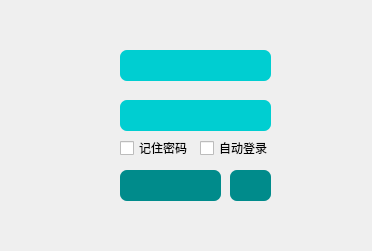
<?xml version="1.0" encoding="UTF-8"?>
<ui version="4.0">
 <class>Form</class>
 <widget class="QWidget" name="Form">
  <property name="geometry">
   <rect>
    <x>0</x>
    <y>0</y>
    <width>372</width>
    <height>251</height>
   </rect>
  </property>
  <property name="windowTitle">
   <string>Form</string>
  </property>
  <property name="styleSheet">
   <string notr="true"/>
  </property>
  <widget class="QPushButton" name="pushButton">
   <property name="geometry">
    <rect>
     <x>120</x>
     <y>170</y>
     <width>101</width>
     <height>31</height>
    </rect>
   </property>
   <property name="styleSheet">
    <string notr="true">QPushButton{
    color:White;
    border-radius: 7px;
    font-family:微软雅黑;
    background:#008B8B;
    border:1px;
}
QPushButton:hover{
    background:#00CED1;
}
QPushButton:pressed{
    background:#00CED1;
}</string>
   </property>
   <property name="text">
    <string/>
   </property>
   <property name="icon">
    <iconset resource="../img/login/login.qrc">
     <normaloff>:/log.png</normaloff>:/log.png</iconset>
   </property>
   <property name="iconSize">
    <size>
     <width>32</width>
     <height>32</height>
    </size>
   </property>
   <property name="checkable">
    <bool>false</bool>
   </property>
   <property name="autoRepeat">
    <bool>false</bool>
   </property>
   <property name="autoExclusive">
    <bool>false</bool>
   </property>
  </widget>
  <widget class="QLineEdit" name="lineEdit">
   <property name="geometry">
    <rect>
     <x>120</x>
     <y>50</y>
     <width>151</width>
     <height>31</height>
    </rect>
   </property>
   <property name="autoFillBackground">
    <bool>false</bool>
   </property>
   <property name="styleSheet">
    <string notr="true">border:1px;border-radius: 7px;background:#00CED1</string>
   </property>
   <property name="frame">
    <bool>false</bool>
   </property>
  </widget>
  <widget class="QLineEdit" name="lineEdit_2">
   <property name="geometry">
    <rect>
     <x>120</x>
     <y>100</y>
     <width>151</width>
     <height>31</height>
    </rect>
   </property>
   <property name="autoFillBackground">
    <bool>false</bool>
   </property>
   <property name="styleSheet">
    <string notr="true">border:1px;border-radius: 7px;background:#00CED1</string>
   </property>
   <property name="frame">
    <bool>false</bool>
   </property>
   <property name="echoMode">
    <enum>QLineEdit::Normal</enum>
   </property>
  </widget>
  <widget class="QLabel" name="label">
   <property name="geometry">
    <rect>
     <x>50</x>
     <y>50</y>
     <width>31</width>
     <height>31</height>
    </rect>
   </property>
   <property name="text">
    <string/>
   </property>
   <property name="pixmap">
    <pixmap resource="../img/login/login.qrc">:/user.png</pixmap>
   </property>
   <property name="scaledContents">
    <bool>true</bool>
   </property>
  </widget>
  <widget class="QLabel" name="label_2">
   <property name="geometry">
    <rect>
     <x>50</x>
     <y>100</y>
     <width>31</width>
     <height>31</height>
    </rect>
   </property>
   <property name="text">
    <string/>
   </property>
   <property name="pixmap">
    <pixmap resource="../img/login/login.qrc">:/logsure.png</pixmap>
   </property>
   <property name="scaledContents">
    <bool>true</bool>
   </property>
  </widget>
  <widget class="QPushButton" name="pushButton_2">
   <property name="geometry">
    <rect>
     <x>230</x>
     <y>170</y>
     <width>41</width>
     <height>31</height>
    </rect>
   </property>
   <property name="styleSheet">
    <string notr="true">QPushButton{
    color:White;
    border-radius: 7px;
    font-family:微软雅黑;
    background:#008B8B;
    border:1px;
}
QPushButton:hover{
    background:#00CED1;
}
QPushButton:pressed{
    background:#00CED1;
}</string>
   </property>
   <property name="text">
    <string/>
   </property>
   <property name="icon">
    <iconset resource="../img/login/login.qrc">
     <normaloff>:/reg.png</normaloff>:/reg.png</iconset>
   </property>
   <property name="iconSize">
    <size>
     <width>32</width>
     <height>32</height>
    </size>
   </property>
  </widget>
  <widget class="QCheckBox" name="checkBox">
   <property name="geometry">
    <rect>
     <x>120</x>
     <y>140</y>
     <width>71</width>
     <height>16</height>
    </rect>
   </property>
   <property name="text">
    <string>记住密码</string>
   </property>
  </widget>
  <widget class="QCheckBox" name="checkBox_2">
   <property name="geometry">
    <rect>
     <x>200</x>
     <y>140</y>
     <width>71</width>
     <height>16</height>
    </rect>
   </property>
   <property name="text">
    <string>自动登录</string>
   </property>
  </widget>
  <widget class="QLabel" name="background">
   <property name="geometry">
    <rect>
     <x>0</x>
     <y>0</y>
     <width>371</width>
     <height>251</height>
    </rect>
   </property>
   <property name="maximumSize">
    <size>
     <width>371</width>
     <height>251</height>
    </size>
   </property>
   <property name="text">
    <string/>
   </property>
  </widget>
  <zorder>background</zorder>
  <zorder>pushButton</zorder>
  <zorder>lineEdit</zorder>
  <zorder>lineEdit_2</zorder>
  <zorder>label</zorder>
  <zorder>label_2</zorder>
  <zorder>pushButton_2</zorder>
  <zorder>checkBox</zorder>
  <zorder>checkBox_2</zorder>
 </widget>
 <resources>
  <include location="../img/login/login.qrc"/>
  <include location="../img/login/login.qrc"/>
  <include location="../img/login/login.qrc"/>
  <include location="../img/login/login.qrc"/>
 </resources>
 <connections/>
</ui>
